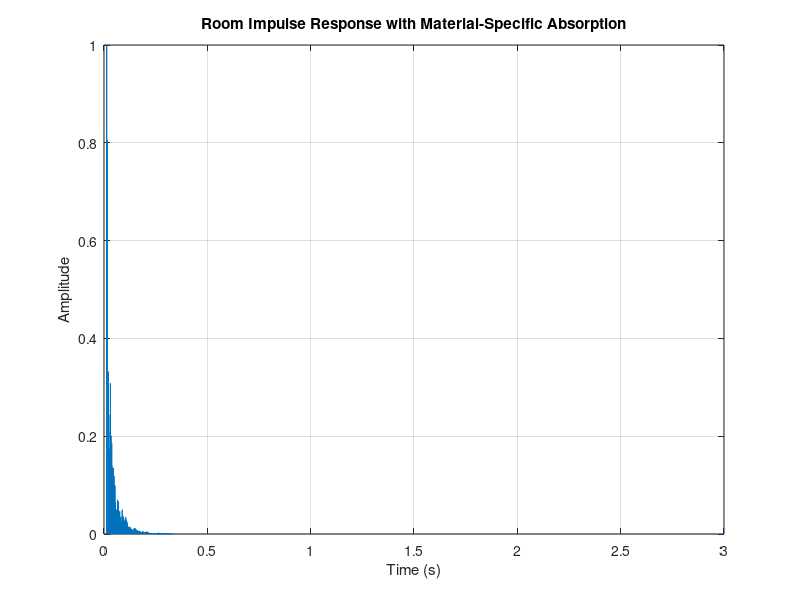
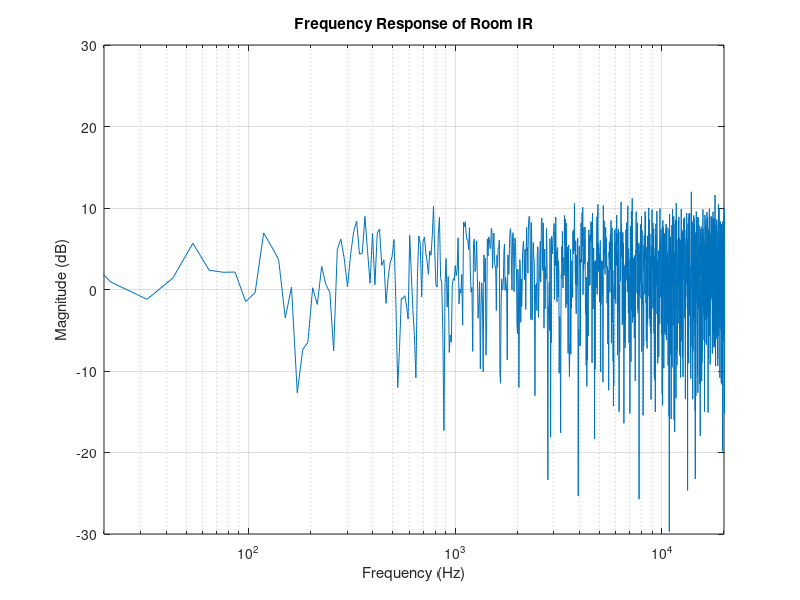

MATLAB code for these plots, in order:
%% Room Impulse Response with Surface-Specific Materials
clear all; close all; clc;

%% 1. Room and Simulation Parameters
% Room dimensions (meters)
room_length = 10;    % Length in x-direction
room_width  = 7;     % Width in y-direction
room_height = 3;     % Height in z-direction

% Sound source and receiver positions [x, y, z] in meters
src_pos = [3, 4, 1.5];   % Source position
rec_pos = [7, 2, 1.5];   % Receiver position

% Sampling parameters
fs = 44100;          % Sampling frequency in Hz
c  = 343;            % Speed of sound in m/s
max_order = 10;      % Maximum reflection order
ir_duration = 3.0;   % Impulse response duration (seconds)
N = round(fs * ir_duration); % Number of samples

%% 2. Material Definitions
% Frequency bands: [125Hz, 250Hz, 500Hz, 1kHz, 2kHz, 4kHz]
materials = struct();
materials.concrete = [0.01, 0.01, 0.02, 0.02, 0.03, 0.03];
materials.glass = [0.10, 0.06, 0.04, 0.03, 0.02, 0.02];
materials.carpet = [0.08, 0.24, 0.57, 0.69, 0.71, 0.73];
materials.wood = [0.15, 0.11, 0.10, 0.07, 0.06, 0.07];
materials.fabric = [0.14, 0.35, 0.55, 0.70, 0.70, 0.65];
materials.plaster = [0.14, 0.10, 0.06, 0.05, 0.04, 0.03];

%% 3. User Material Assignment
surface_materials = struct();
surface_materials.left_wall = 'concrete';
surface_materials.right_wall = 'concrete';
surface_materials.front_wall = 'glass';
surface_materials.back_wall = 'wood';
surface_materials.floor = 'carpet';
surface_materials.ceiling = 'plaster';

 %Optional interactive material selection (uncomment to use)
 fprintf('Assign materials to surfaces:\n');
 surfaces = {'left_wall', 'right_wall', 'front_wall', 'back_wall', 'floor', 'ceiling'};
 material_names = fieldnames(materials);
 
 for i = 1:length(surfaces)
     fprintf('\nSurface: %s\n', surfaces{i});
     fprintf('Available materials:\n');
     for j = 1:length(material_names)
         fprintf('%d. %s\n', j, material_names{j});
     end
     choice = input(sprintf('Choose material for %s (1-%d): ', surfaces{i}, length(material_names)));
     surface_materials.(surfaces{i}) = material_names{choice};
 end

% Extract absorption coefficients
alpha_left  = materials.(surface_materials.left_wall);
alpha_right = materials.(surface_materials.right_wall);
alpha_front = materials.(surface_materials.front_wall);
alpha_back  = materials.(surface_materials.back_wall);
alpha_floor = materials.(surface_materials.floor);
alpha_ceiling = materials.(surface_materials.ceiling);

%% 4. Frequency-Dependent ISM Calculation
freq_bands = [125, 250, 500, 1000, 2000, 4000]; % Hz
h_freq = zeros(N, length(freq_bands)); % Frequency-dependent IRs

for f = 1:length(freq_bands)
    h = zeros(N, 1); % Initialize impulse response for this frequency
    
    for nx = -max_order:max_order
        % Compute image source x-coordinate
        if mod(nx, 2) == 0
            img_x = src_pos(1) + nx * room_length;
        else
            img_x = (room_length - src_pos(1)) + nx * room_length;
        end
        
        for ny = -max_order:max_order
            % Compute image source y-coordinate
            if mod(ny, 2) == 0
                img_y = src_pos(2) + ny * room_width;
            else
                img_y = (room_width - src_pos(2)) + ny * room_width;
            end
            
            for nz = -max_order:max_order
                % Compute image source z-coordinate
                if mod(nz, 2) == 0
                    img_z = src_pos(3) + nz * room_height;
                else
                    img_z = (room_height - src_pos(3)) + nz * room_height;
                end
                
                % Distance and time delay
                distance = sqrt((img_x-rec_pos(1))^2 + (img_y-rec_pos(2))^2 + (img_z-rec_pos(3))^2);
                sample_delay = round((distance/c) * fs) + 1;
                
                % Surface-dependent reflection coefficient
                reflection_coeff = ...
                    (1 - alpha_left(f))^abs(nx) * ...    % Left wall
                    (1 - alpha_right(f))^abs(nx) * ...   % Right wall
                    (1 - alpha_front(f))^abs(ny) * ...   % Front wall
                    (1 - alpha_back(f))^abs(ny) * ...    % Back wall
                    (1 - alpha_floor(f))^max(0,nz) * ... % Floor
                    (1 - alpha_ceiling(f))^max(0,-nz);  % Ceiling
                
                % Add to impulse response
                if sample_delay <= N
                    h(sample_delay) = h(sample_delay) + reflection_coeff * (1/distance);
                end
            end
        end
    end
    
    h_freq(:,f) = h; % Store frequency band IR
end

%% 5. Combine Frequency Bands
% Simple weighted sum (replace with proper filtering for better accuracy)
h_combined = sum(h_freq, 2);

%% 6. Normalize and Plot
h_combined = h_combined/max(abs(h_combined)); % Normalize

% Plot impulse response
figure;
t = (0:N-1)/fs;
plot(t, h_combined);
xlabel('Time (s)');
ylabel('Amplitude');
title('Room Impulse Response with Material-Specific Absorption');
grid on;

% Plot frequency response
[H, freq] = freqz(h_combined, 1, 2048, fs);
figure;
semilogx(freq, 20*log10(abs(H)));
xlabel('Frequency (Hz)');
ylabel('Magnitude (dB)');
title('Frequency Response of Room IR');
grid on;
xlim([20 20000]);

%% 7. Save IR (optional)
% audiowrite('room_ir.wav', h_combined, fs);